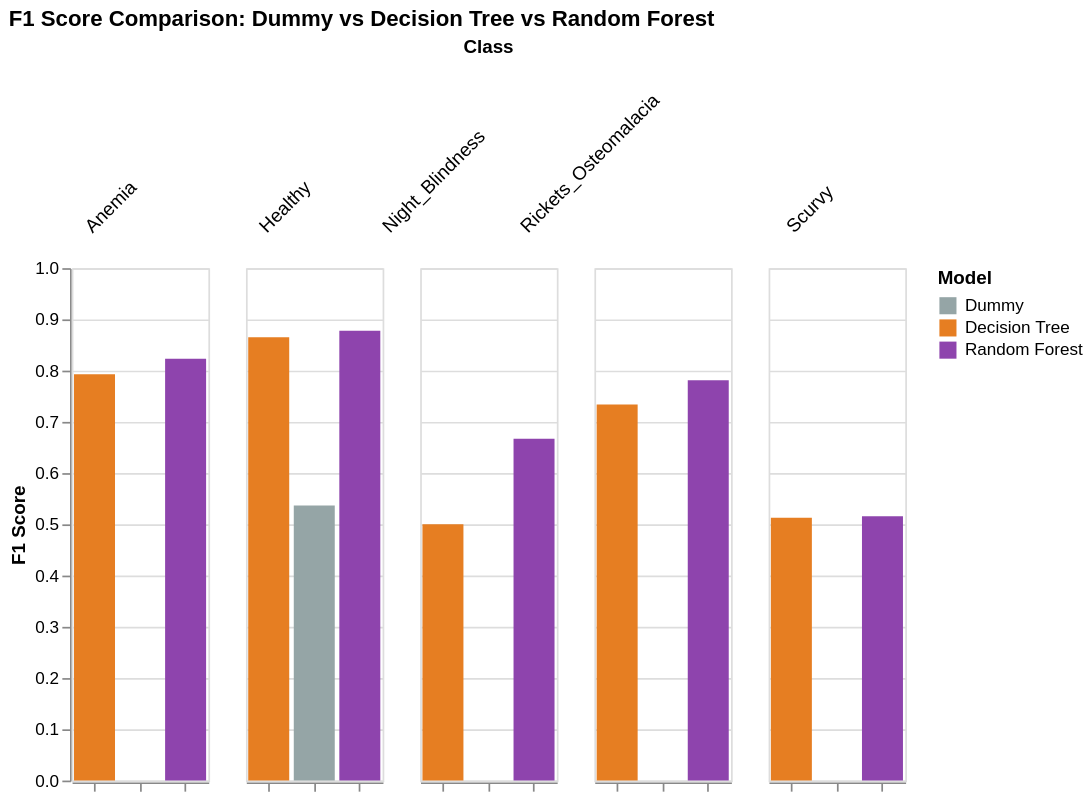

Here is the notebook cell this chart was saved with:
### Code cell
classes = ['Anemia', 'Healthy', 'Night_Blindness', 'Rickets_Osteomalacia', 'Scurvy']

dummy = DummyClassifier(strategy="most_frequent", random_state=42)
dummy.fit(X_train_model, y_train.values.ravel())
y_val_dummy = dummy.predict(X_val_model)

dummy_f1 = f1_score(y_val, y_val_dummy, average=None, labels=classes)
dt_f1 = [0.793, 0.865, 0.500, 0.734, 0.513]
rf_f1 = f1_score(y_val, y_val_pred, average=None, labels=classes)

data = pd.DataFrame({
    'Class': classes * 3,
    'Model': ['Dummy'] * 5 + ['Decision Tree'] * 5 + ['Random Forest'] * 5,
    'F1 Score': [*dummy_f1.round(3), *dt_f1, *rf_f1.round(3)]
})

chart = alt.Chart(data).mark_bar().encode(
    x=alt.X('Model:N', axis=alt.Axis(title=None, labels=False)),
    y=alt.Y('F1 Score:Q', scale=alt.Scale(domain=[0, 1])),
    color=alt.Color('Model:N', scale=alt.Scale(
        domain=['Dummy', 'Decision Tree', 'Random Forest'],
        range=['#95a5a6', '#e67e22', '#8e44ad']
    )),
    column=alt.Column('Class:N', header=alt.Header(
        labelAngle=-45,
        labelAlign='right',
        labelFontSize=11
    )),
    tooltip=['Class', 'Model', alt.Tooltip('F1 Score:Q', format='.3f')]
).properties(
    width=80,
    height=300,
    title='F1 Score Comparison: Dummy vs Decision Tree vs Random Forest'
)

print(f"Dummy Macro F1:          0.1073")
print(f"Decision Tree Macro F1:  0.6809")
print(f"Random Forest Macro F1:  {macro_f1_val:.4f}")
print(f"Improvement DT → RF:     +{macro_f1_val - 0.6809:.4f}")

chart

### Figure 1 — Vega-Lite specification as saved in the notebook (floating-point values rounded to 4 significant figures)
{"config": {"view": {"continuousWidth": 300, "continuousHeight": 300}}, "data": {"name": "data-8804ae894c0990ce83c9ae5b39b8dcaf"}, "mark": {"type": "bar"}, "encoding": {"color": {"field": "Model", "scale": {"domain": ["Dummy", "Decision Tree", "Random Forest"], "range": ["#95a5a6", "#e67e22", "#8e44ad"]}, "type": "nominal"}, "column": {"field": "Class", "header": {"labelAlign": "right", "labelAngle": -45, "labelFontSize": 11}, "type": "nominal"}, "tooltip": [{"field": "Class", "type": "nominal"}, {"field": "Model", "type": "nominal"}, {"field": "F1 Score", "format": ".3f", "type": "quantitative"}], "x": {"axis": {"labels": false, "title": null}, "field": "Model", "type": "nominal"}, "y": {"field": "F1 Score", "scale": {"domain": [0, 1]}, "type": "quantitative"}}, "height": 300, "title": "F1 Score Comparison: Dummy vs Decision Tree vs Random Forest", "width": 80, "$schema": "https://vega.github.io/schema/vega-lite/v5.20.1.json", "datasets": {"data-8804ae894c0990ce83c9ae5b39b8dcaf": [{"Class": "Anemia", "Model": "Dummy", "F1 Score": 0.0}, {"Class": "Healthy", "Model": "Dummy", "F1 Score": 0.537}, {"Class": "Night_Blindness", "Model": "Dummy", "F1 Score": 0.0}, {"Class": "Rickets_Osteomalacia", "Model": "Dummy", "F1 Score": 0.0}, {"Class": "Scurvy", "Model": "Dummy", "F1 Score": 0.0}, {"Class": "Anemia", "Model": "Decision Tree", "F1 Score": 0.793}, {"Class": "Healthy", "Model": "Decision Tree", "F1 Score": 0.865}, {"Class": "Night_Blindness", "Model": "Decision Tree", "F1 Score": 0.5}, {"Class": "Rickets_Osteomalacia", "Model": "Decision Tree", "F1 Score": 0.734}, {"Class": "Scurvy", "Model": "Decision Tree", "F1 Score": 0.513}, {"Class": "Anemia", "Model": "Random Forest", "F1 Score": 0.823}, {"Class": "Healthy", "Model": "Random Forest", "F1 Score": 0.878}, {"Class": "Night_Blindness", "Model": "Random Forest", "F1 Score": 0.667}, {"Class": "Rickets_Osteomalacia", "Model": "Random Forest", "F1 Score": 0.781}, {"Class": "Scurvy", "Model": "Random Forest", "F1 Score": 0.516}]}}
